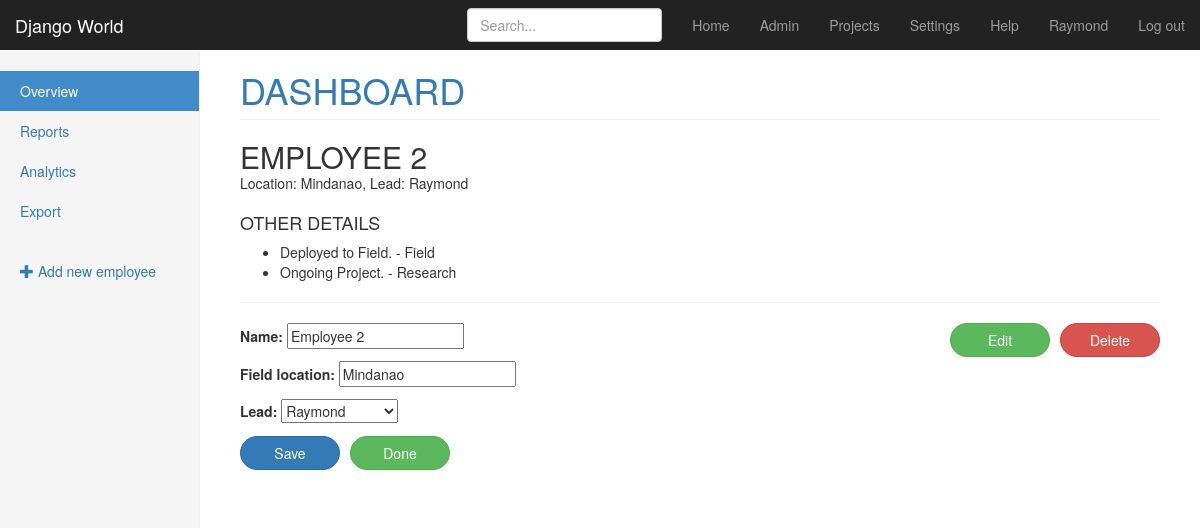
Screenshot of /teams/2/ (signed in) with the database file from the repository.
### teams/models.py (models this page shows, shortened)
class Team(models.Model):
    name = models.CharField(max_length=255)
    lead = models.ForeignKey(User, related_name='teams', on_delete=models.PROTECT)
    field_location = models.CharField(max_length=255)

class Status_detail(models.Model):
    detail = models.CharField(max_length=255)
    months_active = models.PositiveIntegerField()
    activity = models.CharField(choices=ACTIVITIES, max_length=3)
    team = models.ForeignKey(Team, related_name='status', on_delete=models.PROTECT, default='')

### teams/views.py (the view)
# urls.py: url(r'^(?P<pk>\d+)/$', views.TeamDetailView.as_view(), name='detail'),
class TeamDetailView(DetailView, UpdateView):
    fields = ("name", "field_location", "lead")
    model = models.Team
    template_name = "teams/team_detail.html"

### teams/templates/teams/team_detail.html (shortened to what this page needs)
{% extends "teams/_layout.html" %}
{% block body_content %}
    <h1 class="page-header"><a href="{% url 'teams:list' %}" style="text-decoration: none; text-transform: uppercase;">Dashboard</a></h1>
    <h2 class="" style="text-transform:uppercase; margin-bottom: 0px;"> {{ team.name }}</h2>
    <p class="muted">Location: {{ team.field_location}}, Lead: {{ team.lead.get_full_name|default:team.lead }}</p>
    <h4 class="" style="margin-top:20px; text-transform:uppercase;">Other details</h4>
    <ul>
        {% for status in team.status.all %}
        <li>{{ status.detail }} - {{ status.get_activity_display }}</li>
        {% empty %}
        <li>No Assigned Task yet</li>
        {% endfor %}
    </ul>
    {% if user == team.lead %}
    <hr>
    <div class="buttonss" style="display:flex">
    <form method="POST">
        {{ form.as_p}}
        <div class="" style="display: flex;">
        <p><input type="submit" class="btn btn-primary" style="border-radius: 20px; width: 100px;" value="Save"></p>
        <p><a href="{% url 'teams:list' %}" class="btn btn-success" style="border-radius: 20px; width: 100px;  margin-left:10px">Done</a>
        </div>
    </form>
    <p><a href="{% url 'teams:update' pk=team.pk %}" class="btn btn-success" style="border-radius: 20px; width: 100px; margin-right: 10px;">Edit</a></p>
    <p><a href="{% url 'teams:delete' pk=team.pk %}" class="btn btn-danger" style="border-radius: 20px; width: 100px;">Delete</a></p>
    </div>
    {% endif %}
{% endblock %}

### templates/_layout.html (shortened to what this page needs)
<!DOCTYPE html>
<html lang="en">
    <head>
        {% load static %}
        <link rel="stylesheet" href="https://maxcdn.bootstrapcdn.com/bootstrap/3.3.6/css/bootstrap.min.css">
        <link rel="stylesheet" href="{% static 'css/goal.css' %}">
    </head>
    <body>
        <nav class="navbar navbar-inverse navbar-fixed-top">
            <div class="container-fluid">
                <div class="navbar-header">
                    <a class="navbar-brand" href="{% url 'home' %}">Django World</a>
                </div>
                <div id="navbar" class="navbar-collapse collapse">
                    <ul class="nav navbar-nav navbar-right">
                        <li><a href="{% url 'home' %}">Home</a></li>
                        <li><a href="/admin">Admin</a></li>
                        <li><a href="{% url 'teams:list' %}">Projects</a></li>
                        <li><a href="#">Settings</a></li>
                        <li><a href="#">Help</a></li>
                        {% if user.is_authenticated  %}
                        <li><a>{{ user }}</a></li>
                        <li><a href="/admin/logout">Log out</a></li>
                        {% else %}
                        <li><a href="/admin">Login</a></li>
                        {% endif %}
                    </ul>
                    <form class="navbar-form navbar-right">
                        <input type="text" class="form-control" placeholder="Search...">
                    </form>
                </div>
            </div>
        </nav>
        <div class="container-fluid">
            <div class="row">
				{% block sidebar %}
                <div class="col-sm-3 col-md-2 sidebar">
					{% block sidebar_content %}{% endblock %}
                </div>
				{% endblock %}
                <div class="col-sm-9 col-sm-offset-3 col-md-10 col-md-offset-2 main">
                    {% block body_content %}{% endblock %}
                </div>
            </div>
        </div>
    </body>
</html>

### assets/css/goal.css (style rules this page uses)
body { padding-top: 50px; }
.navbar-fixed-top { border: 0; }
.sidebar { display: none; }
@media (min-width: 768px) { .sidebar { position: fixed; top: 51px; bottom: 0; left: 0; z-index: 1000; display: block; padding: 20px; overflow-x: hidden; overflow-y: auto; background-color: #f5f5f5; border-right: 1px solid #eee; } }
.main { padding: 20px; }
@media (min-width: 768px) { .main { padding-right: 40px; padding-left: 40px; } }
.main .page-header { margin-top: 0; }

### rows the page displays
Team: name "EMPLOYEE 2", field_location "Mindanao", lead.get_full_name "Raymond", name "Employee 2", lead "Raymond"
Status_detail: detail "Deployed to Field.", activity "Field"
Status_detail: detail "Ongoing Project.", activity "Research"

### other values shown
{{ user }} "Raymond"
